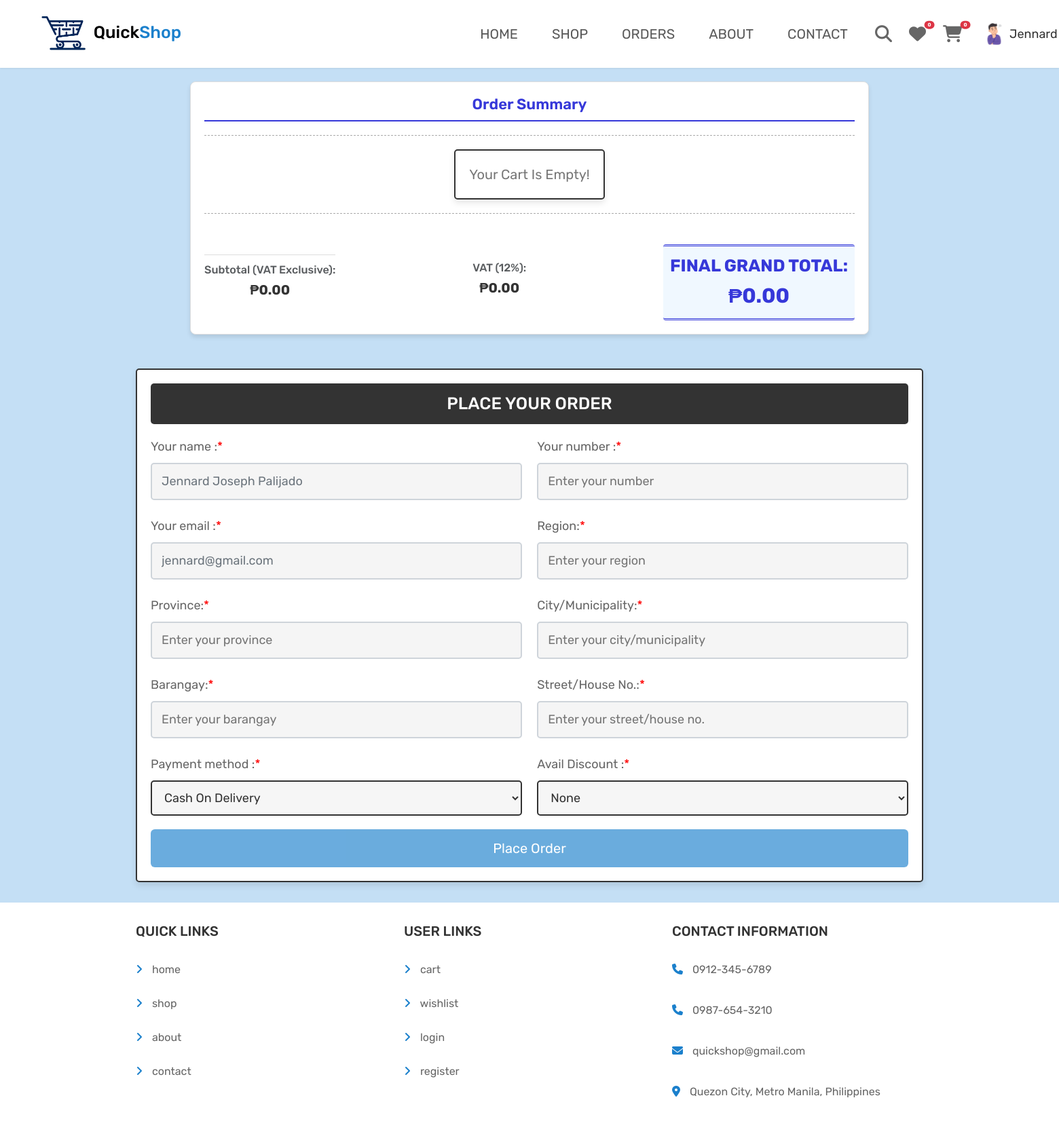
The page /checkout.php (signed in) on the database its author committed.
### tables this page shows
CREATE TABLE `users` (
  `id` int(100) NOT NULL,
  `name` varchar(100) NOT NULL,
  `number` varchar(15) DEFAULT NULL,
  `email` varchar(100) NOT NULL,
  `password` varchar(100) NOT NULL,
  `user_type` enum('admin','user') NOT NULL DEFAULT 'user',
  `image` varchar(100) NOT NULL,
  `created_at` datetime DEFAULT current_timestamp(),
  `status` enum('active','inactive','banned') DEFAULT 'active',
  `address` varchar(255) DEFAULT NULL
);

### checkout.php (the view, shortened to what this page needs)
<?php
@include 'config.php';
$user_id = $_SESSION['user_id'];
$select_user = $conn->prepare("SELECT name, number, email, address FROM `users` WHERE id = ?");
$select_user->execute([$user_id]);
$fetch_user = $select_user->fetch(PDO::FETCH_ASSOC);
$saved_name = $fetch_user['name'] ?? '';
$saved_number = $fetch_user['number'] ?? '';
$saved_email = $fetch_user['email'] ?? '';
$saved_address = $fetch_user['address'] ?? '';
$address_parts = explode(', ', $saved_address);
$saved_region = $address_parts[0] ?? '';
$saved_province = $address_parts[1] ?? '';
$saved_city_municipality = $address_parts[2] ?? '';
$saved_barangay = $address_parts[3] ?? '';
$saved_street_house = $address_parts[4] ?? '';
$discount_type = $_POST['discount_type'] ?? ($_GET['discount_type'] ?? 'None');
?>
<!DOCTYPE html>
<html lang="en">
<head>
    <link href="https://cdn.jsdelivr.net/npm/bootstrap@5.3.3/dist/css/bootstrap.min.css" rel="stylesheet">
    <link rel="stylesheet" href="https://cdnjs.cloudflare.com/ajax/libs/font-awesome/6.1.1/css/all.min.css">
    <link rel="stylesheet" href="css/style.css">
</head>
<body>
<?php include 'header.php'; ?>
<section class="display-orders receipt-container">
    <div class="receipt-box">
        <h3 class="receipt-title">Order Summary</h3>
        <div class="receipt-items">
            <?php
                $cart_grand_total = 0;
                $vat_total_sum = 0;
                $vat_exclusive_total_sum = 0;
                $discount_total = 0;
                $is_discount_avail = ($discount_type == 'PWD' || $discount_type == 'Senior');
                $select_cart_items = $conn->prepare("SELECT * FROM `cart` WHERE user_id = ?");
                $select_cart_items->execute([$user_id]);
                if($select_cart_items->rowCount() > 0){
                   while($fetch_cart_items = $select_cart_items->fetch(PDO::FETCH_ASSOC)){
                      $price_with_vat = $fetch_cart_items['price'];
                      $quantity = $fetch_cart_items['quantity'];
                      $vat_exclusive_price = $price_with_vat / 1.12;
                      $vat_amount = $price_with_vat - $vat_exclusive_price;
                      $total_original_price = $price_with_vat * $quantity;
                      $total_vat_exclusive_item = $vat_exclusive_price * $quantity;
                      $total_vat_item = $vat_amount * $quantity;
                      $item_discount_amount = 0;
                      if ($is_discount_avail) {
                          $item_discount_amount = $total_original_price * 0.20;
                      }
                      $total_item_price = $total_original_price - $item_discount_amount;
                      $cart_grand_total += $total_item_price;
                      $vat_exclusive_total_sum += $total_vat_exclusive_item;
                      $vat_total_sum += $total_vat_item;
                      $discount_total += $item_discount_amount;
            ?>
           <div class="receipt-row">
                <span class="item-name"><?= $fetch_cart_items['name']; ?></span>
                <span class="item-qty">x<?= $quantity; ?></span>
                <span class="item-price">₱<?= number_format($price_with_vat, 2); ?></span>
                <span class="item-total">₱<?= number_format($total_original_price, 2); ?></span>
            </div>
            <div class="receipt-row receipt-sub-row">
                <span class="item-name" style="font-weight: normal;">Price (VAT Ex.):</span>
                <span class="item-total">₱<?= number_format($total_vat_exclusive_item, 2); ?></span>
            </div>
            <div class="receipt-row receipt-sub-row">
                <span class="item-name" style="font-weight: normal;">VAT (12%):</span>
                <span class="item-total">₱<?= number_format($total_vat_item, 2); ?></span>
            </div>
            <?php if ($is_discount_avail): ?>
            <div class="receipt-row receipt-sub-row" style="color: red; font-weight: bold; border-bottom: 1px dashed #ccc; padding-bottom: 5px;">
                <span class="item-name" style="font-weight: bold; flex-basis: 80%;"><?= $discount_type; ?> Discount (20% on Total):</span>
                <span class="item-total" style="flex-basis: 20%; text-align: right;">-₱<?= number_format($item_discount_amount, 2); ?></span>
            </div>
            <div class="receipt-row-total">
                <span class="item-name" style="padding-left: 20px;">Final Item Total:</span>
                <span class="item-total">₱<?= number_format($total_item_price, 2); ?></span>
            </div>
            <?php endif; ?>
            <?php
                }
                }else{
                    echo '<p class="empty" style="text-align: center; padding: 20px; color: #777;">Your cart is empty!</p>';
                }
            ?>
        </div>
<div class="receipt-footer">
             <div class="summary-line border-top">
                 <strong class="text-muted d-block mb-1">Subtotal (VAT Exclusive):</strong>
                 <span class="fw-bold d-block">₱<?= number_format($vat_exclusive_total_sum, 2); ?></span>
             </div>
             <div class="summary-line py-2">
                 <strong class="text-muted d-block mb-1">VAT (12%):</strong>
                 <span class="fw-bold d-block">₱<?= number_format($vat_total_sum, 2); ?></span>
             </div>
             <div class="summary-grand-total">
                 <strong class="d-block mb-1">FINAL GRAND TOTAL:</strong>
                 <span class="fw-bolder d-block">₱<?= number_format($cart_grand_total, 2); ?></span>
             </div>
          </div>
    </div>
</section>
<section class="checkout-orders">
    <form action="" method="POST" id="checkout-form" enctype="multipart/form-data">
        <h3>Place your order</h3>
        <div class="flex">
            <div class="inputBox">
                <span>Your name :<span style="color: red;">*</span></span>
                <input type="text" name="name" placeholder="Enter your name" class="box" required
                        value="<?= htmlspecialchars($saved_name); ?>" readonly>
            </div>
            <div class="inputBox">
                <span>Your number :<span style="color: red;">*</span></span>
                <input type="number" name="number" placeholder="Enter your number" class="box" required
                        value="<?= htmlspecialchars($saved_number); ?>" readonly>
            </div>
            <div class="inputBox">
                <span>Your email :<span style="color: red;">*</span></span>
                <input type="email" name="email" placeholder="Enter your email" class="box" required
                        value="<?= htmlspecialchars($saved_email); ?>" readonly>
            </div>
            <div class="inputBox">
                <span>Region:<span style="color: red;">*</span></span>
                <input type="text" name="region" placeholder="Enter your region" class="box" required
                        value="<?= htmlspecialchars($saved_region); ?>" readonly>
            </div>
            <div class="inputBox">
                <span>Province:<span style="color: red;">*</span></span>
                <input type="text" name="province" placeholder="Enter your province" class="box" required
                        value="<?= htmlspecialchars($saved_province); ?>" readonly>
            </div>
            <div class="inputBox">
                <span>City/Municipality:<span style="color: red;">*</span></span>
                <input type="text" name="city_municipality" placeholder="Enter your city/municipality" class="box" required
                        value="<?= htmlspecialchars($saved_city_municipality); ?>" readonly>
            </div>
            <div class="inputBox">
                <span>Barangay:<span style="color: red;">*</span></span>
                <input type="text" name="barangay" placeholder="Enter your barangay" class="box" required
                        value="<?= htmlspecialchars($saved_barangay); ?>" readonly>
            </div>
            <div class="inputBox">
                <span>Street/House No.:<span style="color: red;">*</span></span>
                <input type="text" name="street_house" placeholder="Enter your street/house no." class="box" required
                        value="<?= htmlspecialchars($saved_street_house); ?>" readonly>
            </div>
            <div class="inputBox">
                <span>Payment method :<span style="color: red;">*</span></span>
                <select name="method" id="payment-method" class="box" required>
                    <option value="cash on delivery">Cash On Delivery</option>
                </select>
            </div>
            <div class="inputBox">
                <span>Avail Discount :<span style="color: red;">*</span></span>
                <select name="discount_type" id="discount-type" class="box" required>
                    <option value="None" <?= ($discount_type == 'None') ? 'selected' : ''; ?>>None</option>
                </select>
            </div>
        </div>
        <input type="submit" name="order" class="btn <?= ($cart_grand_total > 0)?'':'disabled'; ?>" value="Place Order">
    </form>
</section>
<?php include 'footer.php'; ?>
</body>
</html>

### header.php (shortened to what this page needs)
<?php
$current_page = basename($_SERVER['PHP_SELF']);
?>
<nav class="navbar navbar-expand-lg navbar-light bg-white shadow-sm sticky-top">
    <div class="container-fluid">
        <a class="navbar-brand d-flex align-items-center" href="index.php">
            <img src="images/logo.png" alt="logo" style="height:60px;" class="me-2">
            <h1>Quick<span class="shoplogospan">Shop</span></h1>
        </a>
        <div class="collapse navbar-collapse" id="qsNavbar">
            <ul class="navbar-nav me-auto mb-2 mb-lg-0">
                <li class="nav-item"><a class="nav-link <?= ($current_page == 'index.php') ? 'active' : ''; ?>" href="index.php">HOME</a></li>
                <li class="nav-item"><a class="nav-link <?= ($current_page == 'shop.php') ? 'active' : ''; ?>" href="shop.php">SHOP</a></li>
                <li class="nav-item"><a class="nav-link <?= ($current_page == 'orders.php') ? 'active' : ''; ?>" href="orders.php">ORDERS</a></li>
                <li class="nav-item"><a class="nav-link <?= ($current_page == 'about.php') ? 'active' : ''; ?>" href="about.php">ABOUT</a></li>
                <li class="nav-item"><a class="nav-link <?= ($current_page == 'contact.php') ? 'active' : ''; ?>" href="contact.php">CONTACT</a></li>
            </ul>
            <div class="d-flex align-items-center nav-icons">
                <a href="search_page.php" class="nav-link px-2">
                    <i class="fas fa-search"></i>
                </a>
                <?php
                $count_cart_items = $conn->prepare("SELECT * FROM `cart` WHERE user_id = ?");
                $count_cart_items->execute([$user_id]);
                $count_wishlist_items = $conn->prepare("SELECT * FROM `wishlist` WHERE user_id = ?");
                $count_wishlist_items->execute([$user_id]);
                ?>
                <a href="wishlist.php" class="nav-link position-relative px-2">
                    <i class="fas fa-heart"></i>
                    <span class="badge bg-danger rounded-pill position-absolute top-0 start-100 translate-middle">
                        <?= $count_wishlist_items->rowCount(); ?>
                    </span>
                </a>
                <a href="cart.php" class="nav-link position-relative px-2">
                    <i class="fas fa-shopping-cart"></i>
                    <span class="badge bg-danger rounded-pill position-absolute top-0 start-100 translate-middle">
                        <?= $count_cart_items->rowCount(); ?>
                    </span>
                </a>
                <div class="dropdown ms-3">
                    <?php
                    if (isset($user_id)) {
                        $select_profile = $conn->prepare("SELECT * FROM `users` WHERE id = ?");
                        $select_profile->execute([$user_id]);
                        $fetch_profile = $select_profile->fetch(PDO::FETCH_ASSOC);
                    }
                    ?>
                    <?php if (!empty($fetch_profile)) : ?>
                        <a class="d-flex align-items-center text-decoration-none dropdown-toggle" href="#" role="button" id="qsProfileDropdown" data-bs-toggle="dropdown" aria-expanded="false">
                            <img src="uploaded_img/<?= htmlspecialchars($fetch_profile['image']); ?>" alt="profile" class="rounded-circle me-2" style="width:36px; height:36px; object-fit:cover;">
                            <span class="d-none d-lg-inline"><?= htmlspecialchars($fetch_profile['name']); ?></span>
                        </a>
                    <?php endif; ?>
                </div>
            </div>
        </div>
    </div>
</nav>

### rows shown on the page
users: image (picture), name "Jennard…", name "Jennard Joseph Palijado", email "jennard@gmail.com"

### other values the page prints
$count_wishlist_items->rowCount() "0"
$count_cart_items->rowCount() "0"
$vat_exclusive_total_sum "0.00"
$vat_total_sum "0.00"
$cart_grand_total "0.00"
